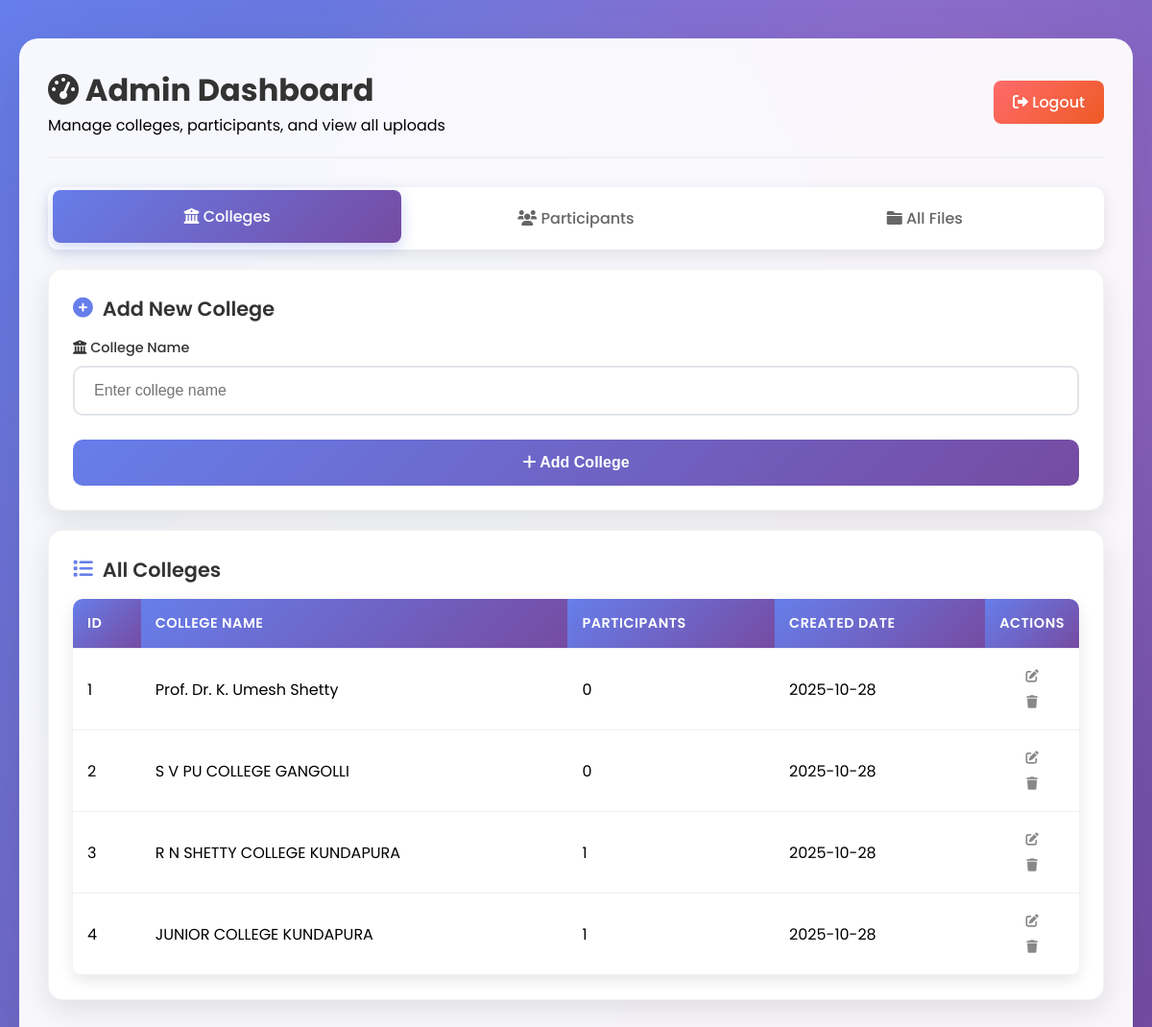
Before: /admin/dashboard (signed in) with the older database file.
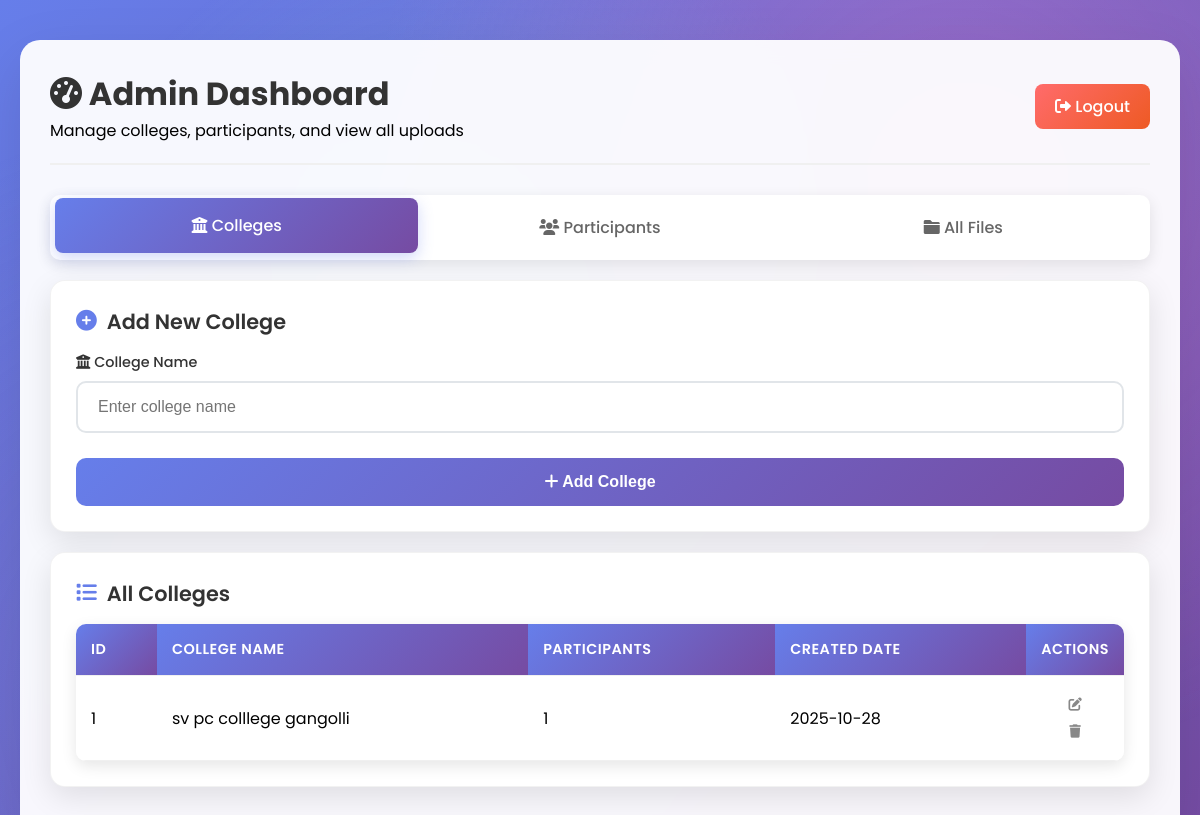
After: the same page with the newer database file.
### app.py (models this page shows)
class College(db.Model):
    id = db.Column(db.Integer, primary_key=True)
    name = db.Column(db.String(100), nullable=False, unique=True)
    created_at = db.Column(db.DateTime, default=datetime.utcnow)
    participants = db.relationship('Participant', backref='college', lazy=True)

### app.py (the view)
@app.route('/admin/dashboard')
def admin_dashboard():
    if not session.get('admin_logged_in'):
        return redirect(url_for('admin_login'))
    colleges = College.query.all()
    participants = Participant.query.all()
    return render_template('admin_dashboard.html', colleges=colleges, participants=participants)

### templates/admin_dashboard.html (shortened to what this page needs)
{% extends "base.html" %}
{% block content %}
<div class="dashboard-container">
    <div class="dashboard-header">
        <div>
            <h1 class="dashboard-title">
                <i class="fas fa-tachometer-alt"></i> Admin Dashboard
            </h1>
            <p>Manage colleges, participants, and view all uploads</p>
        </div>
        <a href="{{ url_for('logout') }}" class="logout-btn">
            <i class="fas fa-sign-out-alt"></i> Logout
        </a>
    </div>
    <div class="nav-tabs">
        <a href="#colleges" class="nav-tab active" onclick="showTab('colleges')">
            <i class="fas fa-university"></i> Colleges
        </a>
        <a href="#participants" class="nav-tab" onclick="showTab('participants')">
            <i class="fas fa-users"></i> Participants
        </a>
        <a href="#files" class="nav-tab" onclick="showTab('files')">
            <i class="fas fa-folder"></i> All Files
        </a>
    </div>
    <div id="colleges-tab" class="tab-content active">
        <div class="card">
            <h2 class="card-title">
                <i class="fas fa-plus-circle"></i> Add New College
            </h2>
            <form method="POST" action="{{ url_for('add_college') }}">
                <div class="form-group">
                    <label for="college-name">
                        <i class="fas fa-university"></i> College Name
                    </label>
                    <input type="text" id="college-name" name="name" required
                           placeholder="Enter college name">
                </div>
                <button type="submit" class="btn">
                    <i class="fas fa-plus"></i> Add College
                </button>
            </form>
        </div>
        <div class="card">
            <h2 class="card-title">
                <i class="fas fa-list"></i> All Colleges
            </h2>
            {% if colleges %}
                <div class="table-container">
                    <table>
                        <thead>
                            <tr>
                                <th>ID</th>
                                <th>College Name</th>
                                <th>Participants</th>
                                <th>Created Date</th>
                                <th style="width:90px;text-align:center;">Actions</th>
                            </tr>
                        </thead>
                        <tbody>
                            {% for college in colleges %}
                            <tr class="hover-row">
                                <td>{{ college.id }}</td>
                                <td>{{ college.name }}</td>
                                <td>{{ college.participants|length }}</td>
                                <td>{{ college.created_at.strftime('%Y-%m-%d') }}</td>
                                <td class="actions-cell">
                                    <button class="icon-btn edit" title="Edit" onclick="openEditCollege({{ college.id }}, '{{ college.name|e }}')"><i class="fas fa-edit"></i></button>
                                    <button class="icon-btn delete" title="Delete" onclick="confirmDeleteCollege({{ college.id }})"><i class="fas fa-trash"></i></button>
                                </td>
                            </tr>
                            {% endfor %}
                        </tbody>
                    </table>
                </div>
            {% else %}
                <div class="empty-state">
                    <i class="fas fa-university"></i>
                    <h3>No Colleges Found</h3>
                    <p>Add your first college to get started</p>
                </div>
            {% endif %}
        </div>
    </div>
</div>
{% endblock %}

### templates/base.html (shortened to what this page needs)
<!DOCTYPE html>
<html lang="en">
<head>
    <link rel="stylesheet" href="{{ url_for('static', filename='css/style.css') }}">
    <link href="https://cdnjs.cloudflare.com/ajax/libs/font-awesome/6.0.0/css/all.min.css" rel="stylesheet">
</head>
<body>
    <div class="container">
        {% block content %}{% endblock %}
    </div>
</body>
</html>

### static/css/style.css (style rules this page uses)
* { margin: 0; padding: 0; box-sizing: border-box; }
body { font-family: 'Poppins', sans-serif; background: linear-gradient(135deg, #667eea 0%, #764ba2 100%); min-height: 100vh; overflow-x: hidden; }
.container { max-width: 1200px; margin: 0 auto; padding: 20px; }
body::before { content: ''; position: fixed; top: 0; left: 0; width: 100%; height: 100%; background: radial-gradient(circle at 20% 80%, rgba(120, 119, 198, 0.3) 0%, transparent 50%), radial-gradient(circle at 80% 20%, rgba(255, 119, 198, 0.3) 0%, transparent 50%), radial-gradient(circle at 40% 40%, rgba(120, 219, 255, 0.3) 0%, transparent 50%); animation: backgroundShift 20s ease-in-out infinite; z-index: -1; }
.form-group { margin-bottom: 25px; position: relative; }
.form-group label { display: block; margin-bottom: 8px; color: #333; font-weight: 500; font-size: 0.9rem; }
.form-group input { width: 100%; padding: 15px 20px; border: 2px solid #e1e5e9; border-radius: 10px; font-size: 1rem; transition: all 0.3s ease; background: rgba(255, 255, 255, 0.8); }
.btn { width: 100%; padding: 15px; background: linear-gradient(135deg, #667eea, #764ba2); color: white; border: none; border-radius: 10px; font-size: 1rem; font-weight: 600; cursor: pointer; transition: all 0.3s ease; position: relative; overflow: hidden; }
.btn::before { content: ''; position: absolute; top: 0; left: -100%; width: 100%; height: 100%; background: linear-gradient(90deg, transparent, rgba(255, 255, 255, 0.2), transparent); transition: left 0.5s; }
.dashboard-container { background: rgba(255, 255, 255, 0.95); backdrop-filter: blur(10px); border-radius: 20px; padding: 30px; margin: 20px 0; box-shadow: 0 20px 60px rgba(0, 0, 0, 0.1); animation: fadeInUp 0.8s ease-out; }
.dashboard-header { display: flex; justify-content: space-between; align-items: center; margin-bottom: 30px; padding-bottom: 20px; border-bottom: 2px solid #f0f0f0; }
.dashboard-title { color: #333; font-size: 2rem; font-weight: 700; }
.logout-btn { background: linear-gradient(135deg, #ff6b6b, #ee5a24); color: white; padding: 10px 20px; border: none; border-radius: 8px; text-decoration: none; font-weight: 500; transition: all 0.3s ease; }
.card { background: white; border-radius: 15px; padding: 25px; margin-bottom: 20px; box-shadow: 0 10px 30px rgba(0, 0, 0, 0.1); transition: all 0.3s ease; border: 1px solid rgba(0, 0, 0, 0.05); }
.card-title { color: #333; font-size: 1.3rem; font-weight: 600; margin-bottom: 15px; display: flex; align-items: center; gap: 10px; }
.card-title i { color: #667eea; }
.table-container { overflow-x: auto; border-radius: 10px; box-shadow: 0 5px 15px rgba(0, 0, 0, 0.1); }
table { width: 100%; border-collapse: collapse; background: white; }
th, td { padding: 15px; text-align: left; border-bottom: 1px solid #f0f0f0; }
th { background: linear-gradient(135deg, #667eea, #764ba2); color: white; font-weight: 600; text-transform: uppercase; font-size: 0.9rem; letter-spacing: 0.5px; }
.nav-tabs { display: flex; background: white; border-radius: 10px; padding: 5px; margin-bottom: 20px; box-shadow: 0 5px 15px rgba(0, 0, 0, 0.1); }
.nav-tab { flex: 1; padding: 15px 20px; text-align: center; text-decoration: none; color: #666; border-radius: 8px; transition: all 0.3s ease; font-weight: 500; }
.nav-tab.active { background: linear-gradient(135deg, #667eea, #764ba2); color: white; transform: translateY(-2px); box-shadow: 0 5px 15px rgba(102, 126, 234, 0.3); }
.animate-fade-in { animation: fadeInUp 0.6s ease-out; }

### templates/admin_dashboard.html (style rules this page uses)
.tab-content { display: none; }
.tab-content.active { display: block; animation: fadeInUp 0.5s ease-out; }
.actions-cell { text-align: center; }
.icon-btn { background: transparent; border: none; padding: 6px 8px; border-radius: 8px; color: #888; margin: 0 4px; cursor: pointer; opacity: 1; transition: all 0.2s ease; }

Changed rows visible on the page:
removed College: id "2", name "S V PU COLLEGE GANGOLLI", participants|length "0", created_at "2025-10-28"
removed College: id "3", name "R N SHETTY COLLEGE KUNDAPURA", participants|length "1", created_at "2025-10-28"
removed College: id "4", name "JUNIOR COLLEGE KUNDAPURA", participants|length "1", created_at "2025-10-28"
changed College id 1: name "Prof. Dr. K. Umesh Shetty" → "sv pc colllege gangolli"; participants|length "0" → "1"
